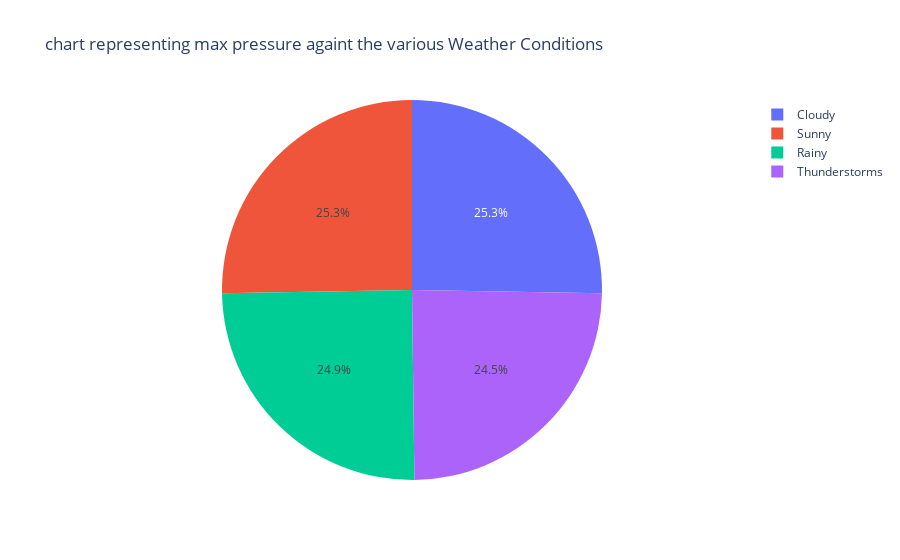

The notebook cell this image was saved under:
### Code cell
fig = px.pie(
    Atmospheric_pressure_and_weather_condition,
    values='Press_kPa',
    names='Weather Condition',
    title= 'chart representing max pressure againt the various Weather Conditions')
fig.show()

### Figure 1 — Plotly figure (JSON) as saved in the notebook; plotly's stock layout.template omitted (floating-point values rounded to 4 significant figures)
{"data": [{"domain": {"x": [0, 1], "y": [0, 1]}, "hovertemplate": "Weather Condition=%{label}<br>Press_kPa=%{value}<extra></extra>", "labels": ["Thunderstorms", "Rainy", "Sunny", "Cloudy"], "legendgroup": "", "name": "", "showlegend": true, "type": "pie", "values": [100.6, 102.3, 103.6, 103.7]}], "layout": {"legend": {"tracegroupgap": 0}, "title": {"text": "chart representing max pressure againt the various Weather Conditions"}}}
